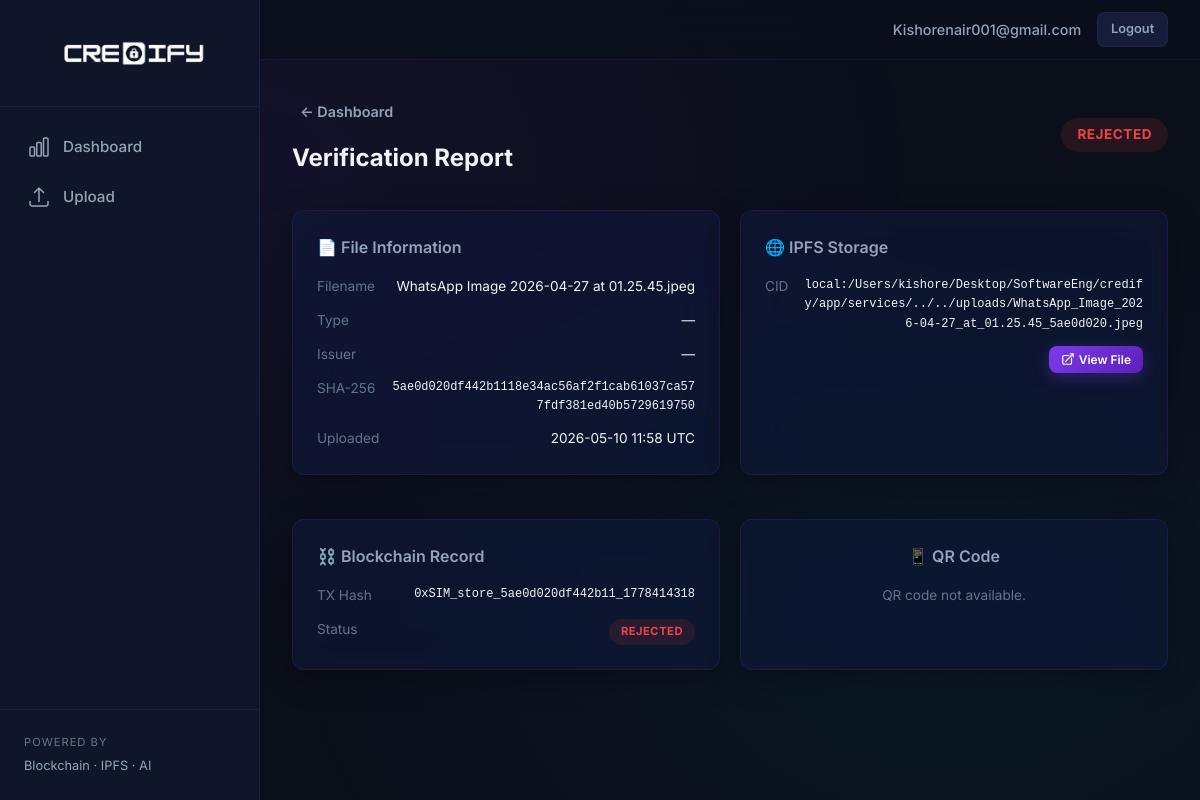
Screenshot of /report/10 (signed in) with the database file from the repository.
### app/models.py (models this page shows, shortened)
class User(UserMixin, db.Model):
    __tablename__ = "users"
    id = db.Column(db.Integer, primary_key=True)
    email = db.Column(db.String(120), unique=True, nullable=False, index=True)
    password_hash = db.Column(db.String(256), nullable=False)
    role = db.Column(
        db.String(20),
        nullable=False,
        default="citizen",
    )  # citizen | issuer | verifier | admin
    created_at = db.Column(
        db.DateTime, default=lambda: datetime.now(timezone.utc)
    )
    totp_secret = db.Column(db.String(32), nullable=True)  # base32-encoded TOTP secret
    two_fa_enabled = db.Column(db.Boolean, default=False, nullable=False)
    kyc_status = db.Column(
        db.String(20), nullable=False, default="pending"
    )  # pending | verified | rejected
    kyc_full_name = db.Column(db.String(255), nullable=True)
    kyc_id_number = db.Column(db.String(100), nullable=True)
    kyc_id_type = db.Column(db.String(50), nullable=True)  # passport | national_id | drivers_license
    kyc_submitted_at = db.Column(db.DateTime, nullable=True)
    kyc_verified_at = db.Column(db.DateTime, nullable=True)
    kyc_rejection_reason = db.Column(db.String(255), nullable=True)
    email_verified = db.Column(db.Boolean, default=False, nullable=False)
    documents = db.relationship(
        "Document", backref="owner", lazy=True, foreign_keys="Document.owner_id", cascade="all, delete-orphan"
    )
    verification_records = db.relationship(
        "VerificationRecord", backref="verifier", lazy=True, cascade="all, delete-orphan"
    )

class Document(db.Model):
    __tablename__ = "documents"
    id = db.Column(db.Integer, primary_key=True)
    owner_id = db.Column(
        db.Integer, db.ForeignKey("users.id"), nullable=False, index=True
    )
    filename = db.Column(db.String(255), nullable=False)
    original_name = db.Column(db.String(255), nullable=False)
    sha256_hash = db.Column(db.String(64), nullable=False, index=True)
    ipfs_cid = db.Column(db.String(128), nullable=True)
    blockchain_tx_id = db.Column(db.String(128), nullable=True)
    upload_date = db.Column(
        db.DateTime, default=lambda: datetime.now(timezone.utc)
    )
    doc_type = db.Column(db.String(50), nullable=True)  # e.g. certificate, transcript
    issuer_name = db.Column(db.String(255), nullable=True)
    issue_date = db.Column(db.Date, nullable=True)
    status = db.Column(
        db.String(20), nullable=False, default="pending"
    )  # pending | verified | flagged | rejected | revoked
    rejection_reason = db.Column(db.Text, nullable=True)  # AI rejection details
    audit_logs = db.relationship("AuditLog", backref="document", lazy=True, cascade="all, delete-orphan")
    verification_records = db.relationship(
        "VerificationRecord", backref="document", lazy=True, cascade="all, delete-orphan"
    )

### app/routes/documents.py (the view)
@documents_bp.route("/report/<int:doc_id>")
@login_required
def report(doc_id: int):
    doc = Document.query.get_or_404(doc_id)
    if doc.owner_id != current_user.id and current_user.role not in ("verifier", "admin"):
        flash("Access denied.", "error")
        return redirect(url_for("documents.dashboard"))
    import os
    qr_path = os.path.join(current_app.root_path, "static", "qrcodes", f"{doc.id}.png")
    if not os.path.exists(qr_path):
        _generate_qr(doc.id, doc.sha256_hash)
    return render_template("report.html", doc=doc)

### app/models.py (called while the page is built)
@login_manager.user_loader
def load_user(user_id: str):
    return db.session.get(User, int(user_id))

### app/templates/report.html (shortened to what this page needs)
{% extends "base.html" %}
{% block content %}
<div style="max-width: 900px; margin: 0 auto;">
    <div class="page-header">
        <div>
            <a href="{{ url_for('documents.dashboard') }}" class="btn btn--ghost" style="margin-bottom: 0.5rem;">← Dashboard</a>
            <h2>Verification Report</h2>
        </div>
        <span class="badge badge--{{ doc.status }}" style="font-size: 0.85rem; padding: 0.4rem 1rem;">{{ doc.status | upper }}</span>
    </div>
    <div class="report-grid">
        <div class="card">
            <h2 style="font-size: 1rem; font-weight: 600; color: var(--text-secondary); margin-bottom: 1rem;">📄 File Information</h2>
            <div class="info-rows">
                <div class="info-row"><span class="info-key">Filename</span><span class="info-value">{{ doc.original_name }}</span></div>
                <div class="info-row"><span class="info-key">Type</span><span class="info-value">{{ doc.doc_type or '—' }}</span></div>
                <div class="info-row"><span class="info-key">Issuer</span><span class="info-value">{{ doc.issuer_name or '—' }}</span></div>
                <div class="info-row"><span class="info-key">SHA-256</span><span class="info-value mono text-mono" style="font-size: 0.75rem;">{{ doc.sha256_hash }}</span></div>
                <div class="info-row"><span class="info-key">Uploaded</span><span class="info-value">{{ doc.upload_date.strftime('%Y-%m-%d %H:%M UTC') if doc.upload_date else '—' }}</span></div>
            </div>
        </div>
        <div class="card">
            <h2 style="font-size: 1rem; font-weight: 600; color: var(--text-secondary); margin-bottom: 1rem;">🌐 IPFS Storage</h2>
            <div class="info-rows">
                <div class="info-row">
                    <span class="info-key">CID</span>
                    <span class="info-value mono text-mono" style="font-size: 0.75rem; word-break: break-all;">
                        {% if doc.ipfs_cid %}
                            {{ doc.ipfs_cid }}
                            <div style="margin-top: 0.75rem;">
                                <a href="{{ url_for('ipfs.get_ipfs_file', cid=doc.ipfs_cid) }}" target="_blank" class="btn btn--primary" style="padding: 0.25rem 0.75rem; font-size: 0.75rem; display: inline-flex; align-items: center; gap: 0.25rem;">
                                    View File
                                </a>
                            </div>
                        {% else %}
                            Not uploaded
                        {% endif %}
                    </span>
                </div>
            </div>
        </div>
        <div class="card">
            <h2 style="font-size: 1rem; font-weight: 600; color: var(--text-secondary); margin-bottom: 1rem;">⛓️ Blockchain Record</h2>
            <div class="info-rows">
                <div class="info-row"><span class="info-key">TX Hash</span><span class="info-value mono text-mono" style="font-size: 0.75rem;">{{ doc.blockchain_tx_id or 'Not recorded' }}</span></div>
                <div class="info-row"><span class="info-key">Status</span><span class="badge badge--{{ doc.status }}">{{ doc.status | upper }}</span></div>
            </div>
        </div>
        <div class="card text-center">
            <h2 style="font-size: 1rem; font-weight: 600; color: var(--text-secondary); margin-bottom: 1rem;">📱 QR Code</h2>
            {% set qr_path = '/static/qrcodes/' ~ doc.id ~ '.png' %}
            <p style="display: none; color: var(--text-muted); font-size: 0.85rem;">QR code not available.</p>
        </div>
    </div>
</div>
{% endblock %}

### app/templates/base.html (shortened to what this page needs)
<!DOCTYPE html>
<html lang="en">
<head>
    <link rel="stylesheet" href="{{ url_for('static', filename='css/style.css') }}">
</head>
<body>
    <div class="app-layout">
        <aside class="sidebar" id="sidebar">
            <div class="sidebar-header">
                <a href="{{ url_for('auth.index') }}" class="logo" style="display: flex; align-items: center; width: 100%; background: none;">
                    <img src="{{ url_for('static', filename='images/Credify_Logo.png') }}" alt="CREDIFY" style="width: 220px; height: auto; display: block;">
                </a>
            </div>
            <nav class="sidebar-nav">
                {% if current_user.is_authenticated %}
                    {% if current_user.role != 'admin' %}
                    <a href="{{ url_for('documents.dashboard') }}" class="nav-link {% if request.endpoint == 'documents.dashboard' %}active{% endif %}">
                        Dashboard
                    </a>
                    {% endif %}
                    {% if current_user.role not in ('verifier', 'admin') %}
                    <a href="{{ url_for('documents.upload') }}" class="nav-link {% if request.endpoint == 'documents.upload' %}active{% endif %}">
                        Upload
                    </a>
                    {% endif %}
                {% endif %}
            </nav>
            <div style="margin-top: auto; padding: 1.5rem; border-top: 1px solid var(--border);">
                <div style="font-size: 0.7rem; color: var(--text-muted); text-transform: uppercase; letter-spacing: 1px;">Powered by</div>
                <div style="font-size: 0.8rem; color: var(--text-secondary); margin-top: 0.25rem;">Blockchain · IPFS · AI</div>
            </div>
        </aside>
        <div class="main-wrapper">
            <header class="topbar">
                <div class="topbar-right">
                    {% if current_user.is_authenticated %}
                        <span class="user-name">{{ current_user.email }}</span>
                        <a href="{{ url_for('auth.logout') }}" class="btn btn--secondary" style="font-size: 0.8rem; padding: 0.4rem 0.8rem;">Logout</a>
                    {% endif %}
                </div>
            </header>
            <main class="content">
                {% block content %}{% endblock %}
            </main>
        </div>
    </div>
</body>
</html>

### rows the page displays
User: email "Kishorenair001@gmail.com"
Document: status "REJECTED", original_name "WhatsApp Image 2026-04-27 at 01.25.45.jpeg", doc_type "—", issuer_name "—", sha256_hash "5ae0d020df442b1118e34ac56af2f1cab61037ca577fdf381ed40b5729619750", upload_date "2026-05-10 11:58 UTC", ipfs_cid "local:/Users/kishore/Desktop/SoftwareEng/credify/app/services/../../uploads/WhatsApp_Image_2026-04-27_at_01.25.45_5ae0d020.jpeg", blockchain_tx "0xSIM_store_5ae0d020df442b11_1778414318"
